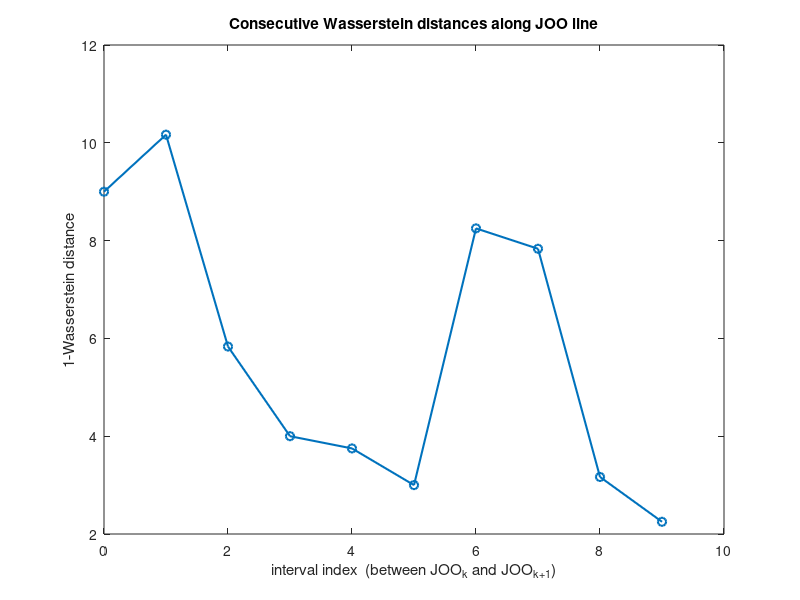

Source code (MATLAB):
% ------------------------------------------------------------
% Load the saved struct
load AreaDistributions.mat    % gives variable areaStruct

% Helper: extract the JOO value from the folder name
extractJOO = @(name) sscanf(name,'JBB%*f_JOO%f_JBO%*f');

% Sort by JOO ascending
[~,idx] = sort(arrayfun(@(s) extractJOO(s.folder), areaStruct));
areaStruct = areaStruct(idx);

% Pre‑allocate distance array
n = numel(areaStruct);
W = zeros(n-1,1);

% Simple 1‑Wasserstein distance for 1‑D histograms
for k = 1:n-1
    p = areaStruct(k  ).hist;    % probability vectors
    q = areaStruct(k+1).hist;
    W(k) = sum( abs( cumsum(p) - cumsum(q) ) );  % L1 of CDF diff
end

% Plot
figure;
plot(0:n-2, W,'o-','LineWidth',1.5);
xlabel('interval index  (between JOO_k and JOO_{k+1})');
ylabel('1‑Wasserstein distance');
title('Consecutive Wasserstein distances along JOO line');

% Find the largest jump
[~,maxIdx] = max(W);
fprintf('Largest jump between index %d and %d  (JOO ≈ %.3f → %.3f)\n',...
        maxIdx-1, maxIdx, ...
        extractJOO(areaStruct(maxIdx  ).folder), ...
        extractJOO(areaStruct(maxIdx+1).folder));
